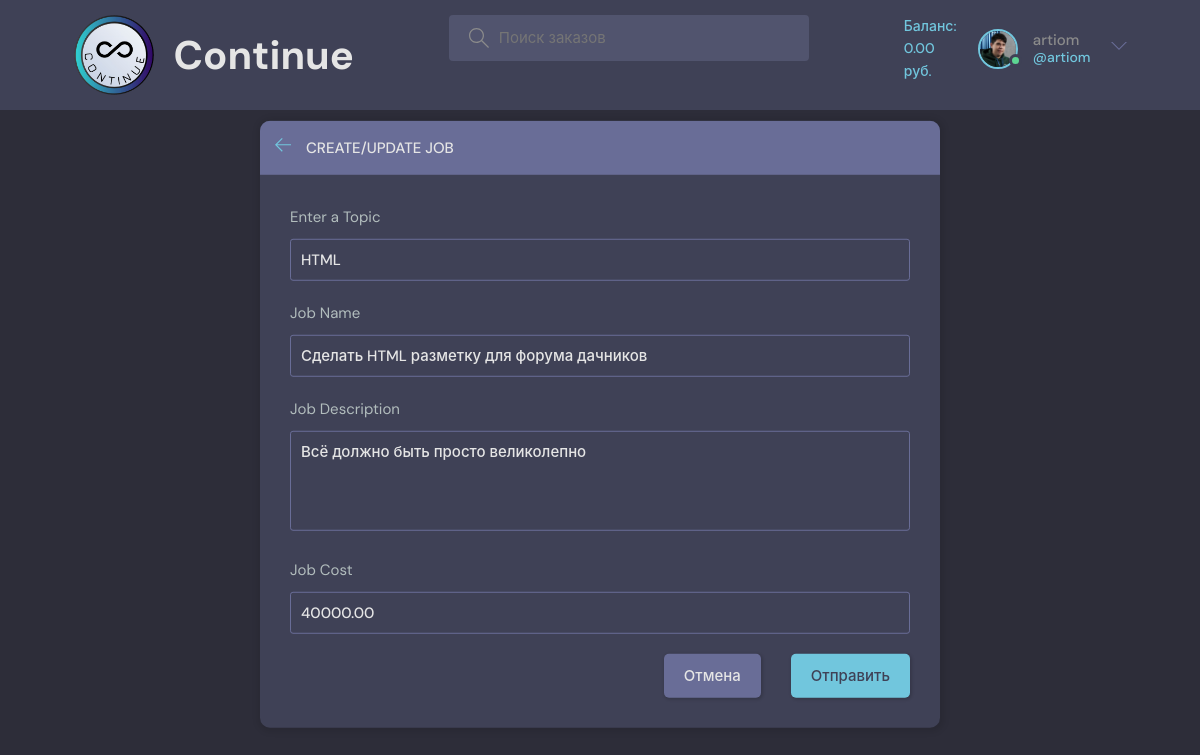
Screenshot of /update-job/24/ (signed in) with the database file from the repository.
### base/models.py (models this page shows, shortened)
class User(AbstractUser):
    name = models.CharField(max_length=200, null=True)
    email = models.EmailField(unique=True)
    bio = models.TextField(null=True)
    avatar = models.ImageField(null=True, default='avatar.svg')
    balance = models.DecimalField(max_digits=20, decimal_places=2, null=False, default=0)
    USERNAME_FIELD = 'email'
    REQUIRED_FIELDS = []

class Job(models.Model):
    name = models.CharField(max_length=200)
    description = models.TextField(null=True, blank=True)
    cost = models.DecimalField(max_digits=20, decimal_places=2, null=False)
    created = models.DateTimeField(auto_now_add=True)
    updated = models.DateTimeField(auto_now=True)
    topic = models.ForeignKey(Topic, on_delete=models.SET_NULL, null=True)
    status = models.ForeignKey(JobStatus, on_delete=models.SET_NULL, null=True)
    class Meta:
        ordering = ['-updated', '-created']

class Topic(models.Model):
    name = models.CharField(max_length=200)

### base/views.py (the view, shortened to what this page needs)
# urls.py: path('update-job/<str:pk>/', views.updateJob, name="update-job"),
@login_required(login_url='login')
def updateJob(request, pk):
    job = Job.objects.get(id=pk)
    form = JobForm(instance=job)
    topics = Topic.objects.all()
    customer_id = Match.objects.filter(job=job, type=MatchType.objects.get_or_create(name='Customer')[0]).values('user')
    job_customer = User.objects.filter(id=customer_id[0]['user'])[0]
    if request.user != job_customer:
        return HttpResponse('Your are not allowed here!!')
    context = {'form': form, 'topics': topics, 'job': job}
    return render(request, 'base/job_form.html', context)

### base/forms.py
class JobForm(ModelForm):
    class Meta:
        model = Job
        fields = ['name', 'description', 'topic', 'cost']
        exclude = []
        widgets = {
            'cost' : forms.TextInput(attrs = {'placeholder': '1000 руб'}),
        }

### base/templates/base/job_form.html (shortened to what this page needs)
{% extends 'main.html' %} # TODO: исправить форму создания работы, чтобы отображалось поле стоимости
{% block content %}
<main class="create-job layout">
  <div class="container">
    <div class="layout__box">
      <div class="layout__boxHeader">
        <div class="layout__boxTitle">
          <a href="{{request.META.HTTP_REFERER}}">
            <svg version="1.1" xmlns="http://www.w3.org/2000/svg" width="32" height="32" viewBox="0 0 32 32">
              <title>arrow-left</title>
              <path
                d="M13.723 2.286l-13.723 13.714 13.719 13.714 1.616-1.611-10.96-10.96h27.625v-2.286h-27.625l10.965-10.965-1.616-1.607z">
              </path>
            </svg>
          </a>
          <h3>Create/Update Job</h3>
        </div>
      </div>
      <div class="layout__body">
        <form class="form" action="" method="POST">
          <div class="form__group">
            <label for="job_topic">Enter a Topic</label>
            <input required type="text" value="{{job.topic.name}}" name="topic" list="topic-list" />
          </div>
          <div class="form__group">
            <label for="job_name">Job Name</label>
            {{form.name}}
          </div>
          <div class="form__group">
            <label for="job_description">Job Description</label>
            {{form.description}}
          </div>
          <div class="form__group">
            <label for="job_cost">Job Cost</label>
            {{form.cost}}
          </div>
          <div class="form__action">
            <a class="btn btn--dark" href="{{request.META.HTTP_REFERER}}">Отмена</a>
            <button class="btn btn--main" type="submit">Отправить</button>
          </div>
        </form>
      </div>
    </div>
  </div>
</main>
{% endblock content %}

### templates/navbar.html (shortened to what this page needs)
{% load static %}
<header class="header header--loggedIn">
    <div class="container">
        <a href="{% url 'home' %}" class="header__logo">
            <img src="{% static 'images/logo.avif' %}" />
            <h1>Continue</h1>
        </a>
        <form class="header__search" method="GET" action="{% url 'home' %}">
            <label>
                <input name="q" placeholder="Поиск заказов" />
            </label>
        </form>
        <nav class="header__menu">
            {% if request.user.is_authenticated %}
            <div class="header__user">
                <div class="header__user__balance">
                    <a href="{% url 'user-balance' user.id %}"><span>Баланс: {{user.balance}} руб.</span></a>
                </div>
                <a href="{% url 'update-user' %}">
                    <div class="avatar avatar--medium active">
                        <img src="{{request.user.avatar.url}}" />
                    </div>
                    <p>{{request.user.username}} <span>@{{request.user.username}}</span></p>
                </a>
                <button class="dropdown-button">
                    <svg version="1.1" xmlns="http://www.w3.org/2000/svg" width="32" height="32" viewBox="0 0 32 32">
                        <title>chevron-down</title>
                        <path d="M16 21l-13-13h-3l16 16 16-16h-3l-13 13z"></path>
                    </svg>
                </button>
            </div>
            {% else %}
            <a href="{% url 'login' %}">
                <img src="{% static 'images/avatar.svg' %}" />
                <p>Вход</p>
            </a>
            {% endif %}
        </nav>
    </div>
</header>

### rows the page displays
User: balance "0.00", user.avatar (picture), user.username "artiom"
Job: topic "HTML", name "Сделать HTML разметку для форума дачников", description "Всё должно быть просто великолепно", cost "40000.00"
